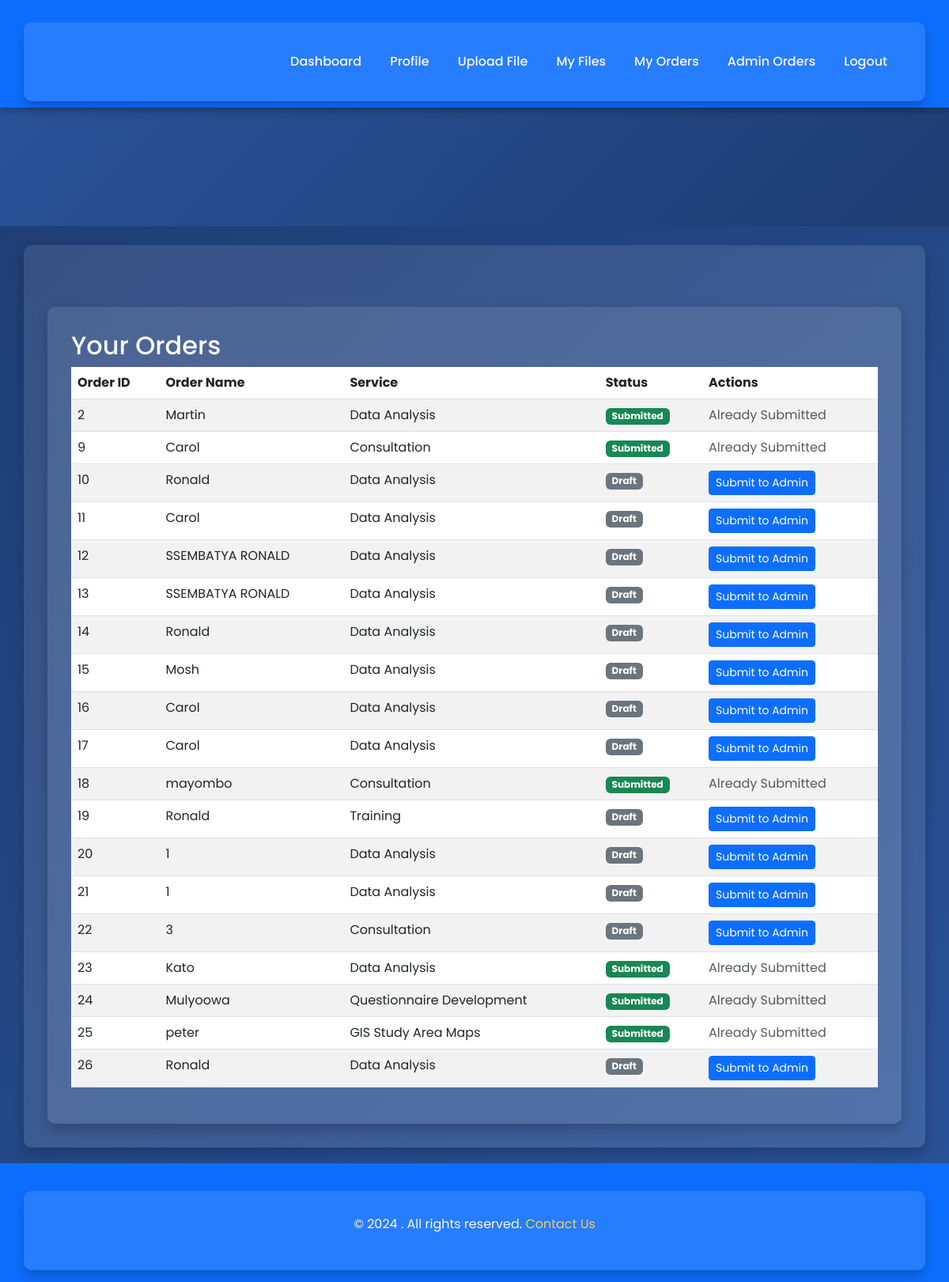
The app's page /user/orders (signed in), older data.
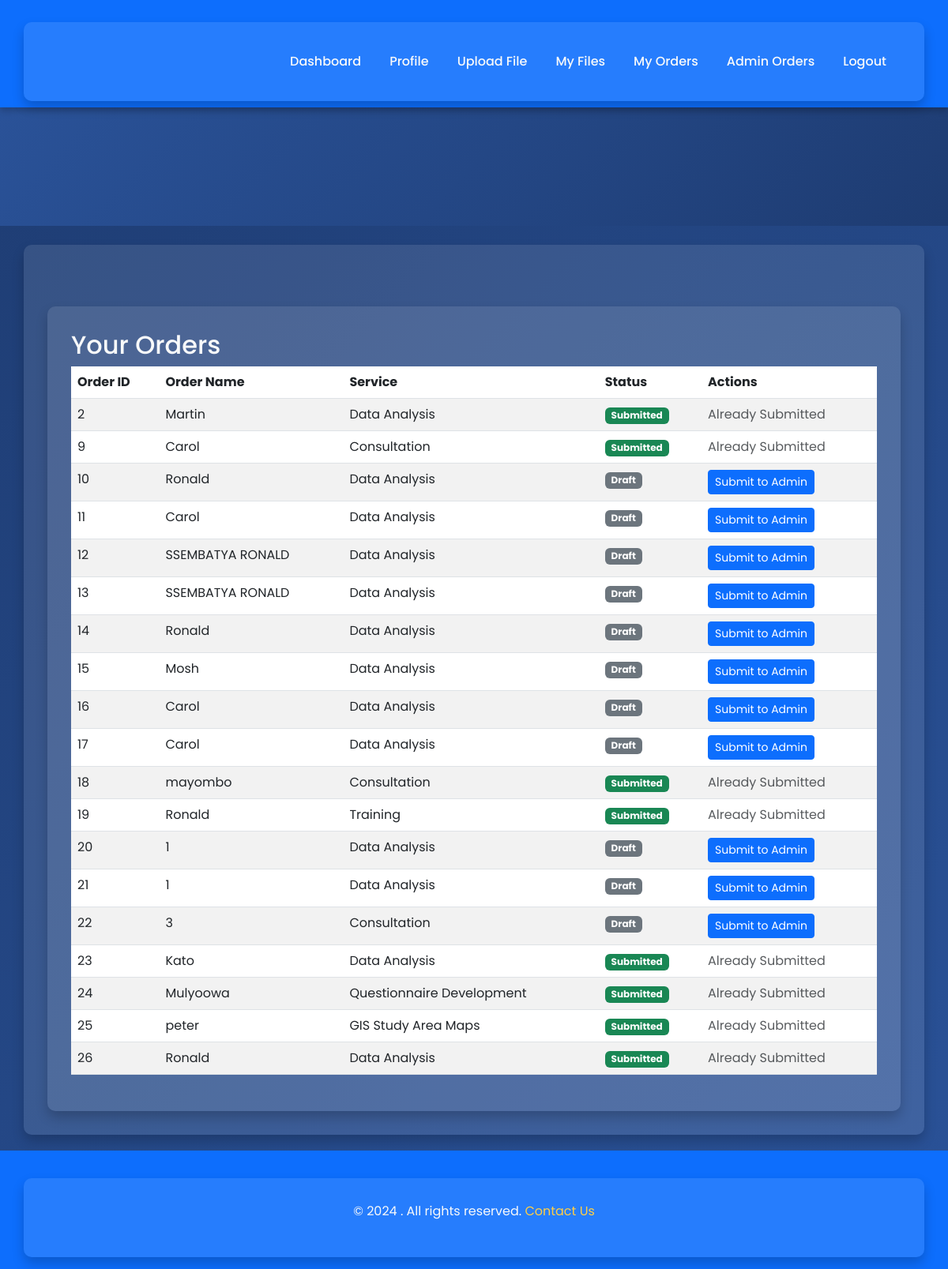
The same page, newer data.
### tables this page shows
CREATE TABLE orders (
            id INTEGER PRIMARY KEY AUTOINCREMENT,
            user_id INTEGER,
            name TEXT,
            service TEXT
        , status TEXT DEFAULT 'draft');

### app.py (the view)
@app.route('/user/orders')
@login_required
def user_orders():
    conn = sqlite3.connect('database.db')
    cursor = conn.cursor()
    cursor.execute("""
        SELECT id, name, service, status
        FROM orders
        WHERE user_id = ?
        ORDER BY id ASC
    """, (current_user.id,))
    orders = cursor.fetchall()
    conn.close()
    print("Fetched Orders:", orders)
    return render_template('user_orders.html', orders=orders)

### app.py (called while the page is built)
@login_manager.user_loader
def load_user(user_id):
    conn = sqlite3.connect('database.db')
    cursor = conn.cursor()
    cursor.execute("SELECT id, username, is_admin FROM users WHERE id = ?", (user_id,))
    user = cursor.fetchone()
    conn.close()
    if user:
        return User(id=user[0], username=user[1], is_admin=user[2])
    return None

### templates/user_orders.html
{% extends "base.html" %}
{% block content %}
<div class="container mt-5">
    <h2>Your Orders</h2>
    {% if orders %}
    <table class="table table-striped">
        <thead>
            <tr>
                <th>Order ID</th>
                <th>Order Name</th>
                <th>Service</th>
                <th>Status</th>
                <th>Actions</th>
            </tr>
        </thead>
        <tbody>
            {% for order in orders %}
            <tr>
                <td>{{ order[0] }}</td>
                <td>{{ order[1] }}</td>
                <td>{{ order[2] }}</td>
                <td>
                    {% if order[3] == 'submitted' %}
                        <span class="badge bg-success">Submitted</span>
                    {% else %}
                        <span class="badge bg-secondary">Draft</span>
                    {% endif %}
                </td>
                <td>
                    {% if order[3] != 'submitted' %}
                    <form action="/submit_order/{{ order[0] }}" method="post" style="display:inline;">
                        <button type="submit" class="btn btn-primary btn-sm">Submit to Admin</button>
                    </form>
                    {% else %}
                    <span class="text-muted">Already Submitted</span>
                    {% endif %}
                </td>
            </tr>
            {% endfor %}
        </tbody>
    </table>
    {% else %}
    <p>No orders found. Start by placing a new order.</p>
    {% endif %}
</div>
{% endblock %}

Row changes from the older to the newer data that the page shows:
changed orders "Training": status "Draft Submit to Admin" → "Submitted Already Submitted"
changed orders id 26: status "Draft Submit to Admin" → "Submitted Already Submitted"
